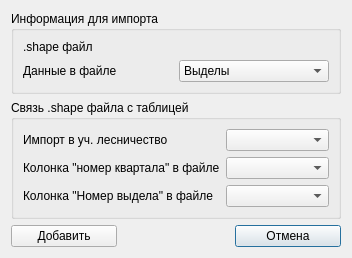
<?xml version="1.0" encoding="UTF-8"?>
<ui version="4.0">
 <class>Dialog</class>
 <widget class="QDialog" name="Dialog">
  <property name="geometry">
   <rect>
    <x>0</x>
    <y>0</y>
    <width>352</width>
    <height>243</height>
   </rect>
  </property>
  <property name="windowTitle">
   <string>Dialog</string>
  </property>
  <property name="modal">
   <bool>true</bool>
  </property>
  <layout class="QGridLayout" name="gridLayout_2">
   <item row="0" column="0">
    <layout class="QGridLayout" name="gridLayout">
     <item row="3" column="0" colspan="3">
      <widget class="QGroupBox" name="groupBox">
       <property name="title">
        <string>Связь .shape файла с таблицей</string>
       </property>
       <layout class="QGridLayout" name="gridLayout_4">
        <item row="0" column="0">
         <layout class="QGridLayout" name="gridLayout_3">
          <item row="1" column="1">
           <widget class="QComboBox" name="cbQuartNumber">
            <property name="styleSheet">
             <string notr="true">combobox-popup: 0;</string>
            </property>
           </widget>
          </item>
          <item row="0" column="0">
           <widget class="QLabel" name="lblDistrictForesties">
            <property name="text">
             <string>Импорт в уч. лесничество</string>
            </property>
           </widget>
          </item>
          <item row="2" column="1">
           <widget class="QComboBox" name="cbTaxNumber">
            <property name="styleSheet">
             <string notr="true">combobox-popup: 0;</string>
            </property>
           </widget>
          </item>
          <item row="2" column="0">
           <widget class="QLabel" name="lblTaxNumber">
            <property name="text">
             <string>Колонка &quot;Номер выдела&quot; в файле</string>
            </property>
           </widget>
          </item>
          <item row="0" column="1">
           <widget class="QComboBox" name="cbDistrictForesties">
            <property name="styleSheet">
             <string notr="true">combobox-popup: 0;</string>
            </property>
           </widget>
          </item>
          <item row="1" column="0">
           <widget class="QLabel" name="label_2">
            <property name="text">
             <string>Колонка &quot;номер квартала&quot; в файле</string>
            </property>
           </widget>
          </item>
         </layout>
        </item>
       </layout>
      </widget>
     </item>
     <item row="4" column="2">
      <widget class="QPushButton" name="pbCancel">
       <property name="text">
        <string>Отмена</string>
       </property>
      </widget>
     </item>
     <item row="1" column="0" rowspan="2" colspan="3">
      <widget class="QGroupBox" name="groupBox_2">
       <property name="title">
        <string>Информация для импорта</string>
       </property>
       <layout class="QGridLayout" name="gridLayout_6">
        <item row="0" column="0">
         <layout class="QGridLayout" name="gridLayout_5">
          <item row="0" column="0">
           <widget class="QLabel" name="label_4">
            <property name="sizePolicy">
             <sizepolicy hsizetype="Minimum" vsizetype="Minimum">
              <horstretch>0</horstretch>
              <verstretch>0</verstretch>
             </sizepolicy>
            </property>
            <property name="text">
             <string>.shape файл</string>
            </property>
           </widget>
          </item>
          <item row="0" column="1">
           <widget class="QgsFileWidget" name="mQgsFileWidget">
            <property name="sizePolicy">
             <sizepolicy hsizetype="Minimum" vsizetype="Fixed">
              <horstretch>0</horstretch>
              <verstretch>0</verstretch>
             </sizepolicy>
            </property>
            <property name="filter">
             <string>*.shp</string>
            </property>
           </widget>
          </item>
          <item row="1" column="0">
           <widget class="QLabel" name="label_5">
            <property name="text">
             <string>Данные в файле</string>
            </property>
           </widget>
          </item>
          <item row="1" column="1">
           <widget class="QComboBox" name="cbTypeOfData">
            <property name="styleSheet">
             <string notr="true">combobox-popup: 0;</string>
            </property>
            <property name="editable">
             <bool>false</bool>
            </property>
            <property name="maxVisibleItems">
             <number>5</number>
            </property>
            <property name="sizeAdjustPolicy">
             <enum>QComboBox::AdjustToContentsOnFirstShow</enum>
            </property>
            <item>
             <property name="text">
              <string>Выделы</string>
             </property>
            </item>
            <item>
             <property name="text">
              <string>Новый элемент</string>
             </property>
            </item>
            <item>
             <property name="text">
              <string>Новый элемент</string>
             </property>
            </item>
            <item>
             <property name="text">
              <string>Новый элемент</string>
             </property>
            </item>
            <item>
             <property name="text">
              <string>Новый элемент</string>
             </property>
            </item>
            <item>
             <property name="text">
              <string>Новый элемент</string>
             </property>
            </item>
            <item>
             <property name="text">
              <string>Новый элемент</string>
             </property>
            </item>
            <item>
             <property name="text">
              <string>Кварталы</string>
             </property>
            </item>
           </widget>
          </item>
         </layout>
        </item>
       </layout>
      </widget>
     </item>
     <item row="4" column="0">
      <widget class="QPushButton" name="pbOk">
       <property name="text">
        <string>Добавить</string>
       </property>
      </widget>
     </item>
    </layout>
   </item>
  </layout>
 </widget>
 <customwidgets>
  <customwidget>
   <class>QgsFileWidget</class>
   <extends>QWidget</extends>
   <header>qgsfilewidget.h</header>
  </customwidget>
 </customwidgets>
 <tabstops>
  <tabstop>cbTypeOfData</tabstop>
  <tabstop>cbDistrictForesties</tabstop>
  <tabstop>cbQuartNumber</tabstop>
  <tabstop>cbTaxNumber</tabstop>
  <tabstop>pbOk</tabstop>
  <tabstop>pbCancel</tabstop>
 </tabstops>
 <resources/>
 <connections>
  <connection>
   <sender>pbOk</sender>
   <signal>clicked()</signal>
   <receiver>Dialog</receiver>
   <slot>accept()</slot>
   <hints>
    <hint type="sourcelabel">
     <x>175</x>
     <y>221</y>
    </hint>
    <hint type="destinationlabel">
     <x>175</x>
     <y>121</y>
    </hint>
   </hints>
  </connection>
  <connection>
   <sender>pbCancel</sender>
   <signal>clicked()</signal>
   <receiver>Dialog</receiver>
   <slot>reject()</slot>
   <hints>
    <hint type="sourcelabel">
     <x>288</x>
     <y>221</y>
    </hint>
    <hint type="destinationlabel">
     <x>175</x>
     <y>121</y>
    </hint>
   </hints>
  </connection>
 </connections>
</ui>
